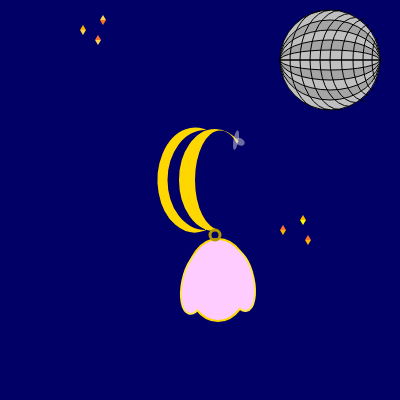
Frame 1 (no input)
Frame 60 (no input): identical to frame 1, image omitted
Frame 120 (the mouse pressed at the canvas centre since frame 60): identical to frame 1, image omitted

The p5.js sketch that drew this single still picture (run headless with seeded random() and noise() and a simulated clock; from frame 60 on, the mouse is pressed at the canvas centre):

// p5.js sketch
// ── sketch.js
function setup() {
  createCanvas(400, 400);
  angleMode(DEGREES);
}
  function 
  draw() { 
  background(0, 0, 102);
    
//disco ball
  push()
  fill(192);
  circle(330, 60, 100);
  strokeWeight(1);
  stroke(192, 192, 192);
  pop() 
  push()
  fill(165)
  ellipse(330, 60, 100, 80);
  pop()
  push()
  fill(192)
  ellipse(330, 60, 100, 60);
  pop()
  push()
  fill(165)
  ellipse(330, 60, 100, 40);
  pop()
  push()
  fill(192)
  ellipse(330, 60, 100, 20);
  pop()
  push()
  fill(165)
  ellipse(330, 60, 100, 0);
  pop()
  
//disco vertical lines
  push()
  noFill();
  arc(320, 60, 60, 97.5, 100, 270);
  pop()
  push()
  noFill();
  arc(330, 60, 60, 99.5, 90, 270);
  pop()
  push()
  noFill();
  arc(340, 60, 60, 99.5, 90, 270);
  pop()
  push()
  noFill();
  arc(350, 60, 60, 93, 90, 270);
  pop()
  push()
  noFill();
  arc(355, 60, 50, 85, 90, 270);
  pop()
  push()
  noFill();
  arc(365, 60, 47, 82, 90, 270);
  pop()
  push()
  noFill();
  arc(368, 60, 30, 70, 90, 270);
  pop()  
  push()
  noFill();
  arc(373, 60, 20, 60, 90, 270);
  pop()  
  push()
  noFill();
  arc(377, 60, 10, 42, 90, 270);
  pop()  
  
//left earring
  push()
  fill(255, 215, 0);
  strokeWeight(5)
  stroke(255,215,0)
  arc(195, 180, 70, 100, 80, 300);
  pop()
  push()
  fill(0, 0, 102);
  noStroke()
  arc(205, 180, 75, 100, 90, 300);
  pop()

//right earring
  push()
  fill(255,215,0);
  strokeWeight(2)
  stroke(255,215,0)
  arc(215, 180, 70, 100, 90, 300);
  pop()
  push()
  fill(0, 0, 102);
  noStroke()
  arc(220, 180, 50, 99, 90, 300);
  pop()

//earring clasp
  push()
  noStroke()
  translate(236,140)
  rotate(10)
  fill(230, 230, 230, 120);
  ellipse(0, 0, 5, 20);
  pop()
  push()
  noStroke()
  translate(241,140)
  rotate(30)
  fill(230, 230, 230, 120);
  ellipse(0, 2, 10, 7);
  pop()
 
//outline
  push()
  stroke(255,215,0)
  strokeWeight(4)
  fill(255,215,0);
  ellipse(218, 280, 60, 80);
  pop()
  push()
  push()
  stroke(255, 228, 77)
  strokeWeight(4)
  fill(255,215,0);
  translate (180, 280)
  rotate(12)
  ellipse(16, 0, 25, 60);
  pop()
  stroke(255, 228, 77)
  strokeWeight(4)
  fill(255,215,0);
  push()
  stroke(255, 228, 77)
  strokeWeight(4)
  fill(255,215,0);
  translate (233, 280)
  rotate(-12)
  ellipse(7, 2, 25, 60);
  pop()
  pop()
    
//tulip
  push()
  noStroke()
  fill(255, 204, 255);
  ellipse(218, 280, 60, 80);
  pop()
  push()
  push()
  noStroke()
  fill(255, 204, 255);
  translate (180, 280)
  rotate(12)
  ellipse(16, 0, 25, 60);
  pop()
  noStroke()
  fill(255, 204, 255);
  push()
  noStroke()
  fill(255, 204, 255);
  translate (233, 280)
  rotate(-12)
  ellipse(7, 2, 25, 60);
  pop()
  pop()

  push()
  noFill()
  strokeWeight(3)
  stroke(179, 152, 0)
  circle(215, 235, 10);
  stroke(0);
  pop()
    
//upper left lights
  push()
  blendMode(HARD_LIGHT)
  noStroke()
  fill(255, 232, 102)
  triangle(100,20, 103,15, 106,20)
  fill(255, 184, 51)
  triangle(100,20, 103,25, 106,20)
  push()
  noStroke()
  fill(255, 217, 0)
  triangle(80,30, 83,25, 86,30)
  fill(255, 232, 102)
  triangle(80,30, 83,35, 86,30)
  pop()
  push()
  noStroke()
  fill(255, 184, 51)
  triangle(95,40, 98,35, 101,40)
  fill(255, 232, 102)
  triangle(95,40, 98,45, 101,40)
  pop()
  pop()
    
  //bottom right lights
  push()
  blendMode(HARD_LIGHT)
  noStroke()
  fill(255, 217, 0)
  triangle(300, 220,303 ,215,306, 220)
  fill('yellow')
  triangle(300, 220,303 ,225,306, 220)
  push()
  noStroke()
  fill(255, 184, 51)
  triangle(280,230, 283,225, 286,230)
  fill(255, 217, 0)
  triangle(280,230, 283,235, 286,230)
  pop()
  push()
  noStroke()
  fill(255, 184, 51)
  triangle(305,240, 308,235, 311,240)
  fill(255, 217, 0)
  triangle(305,240, 308,245, 311,240)
  pop()
  pop()


}
